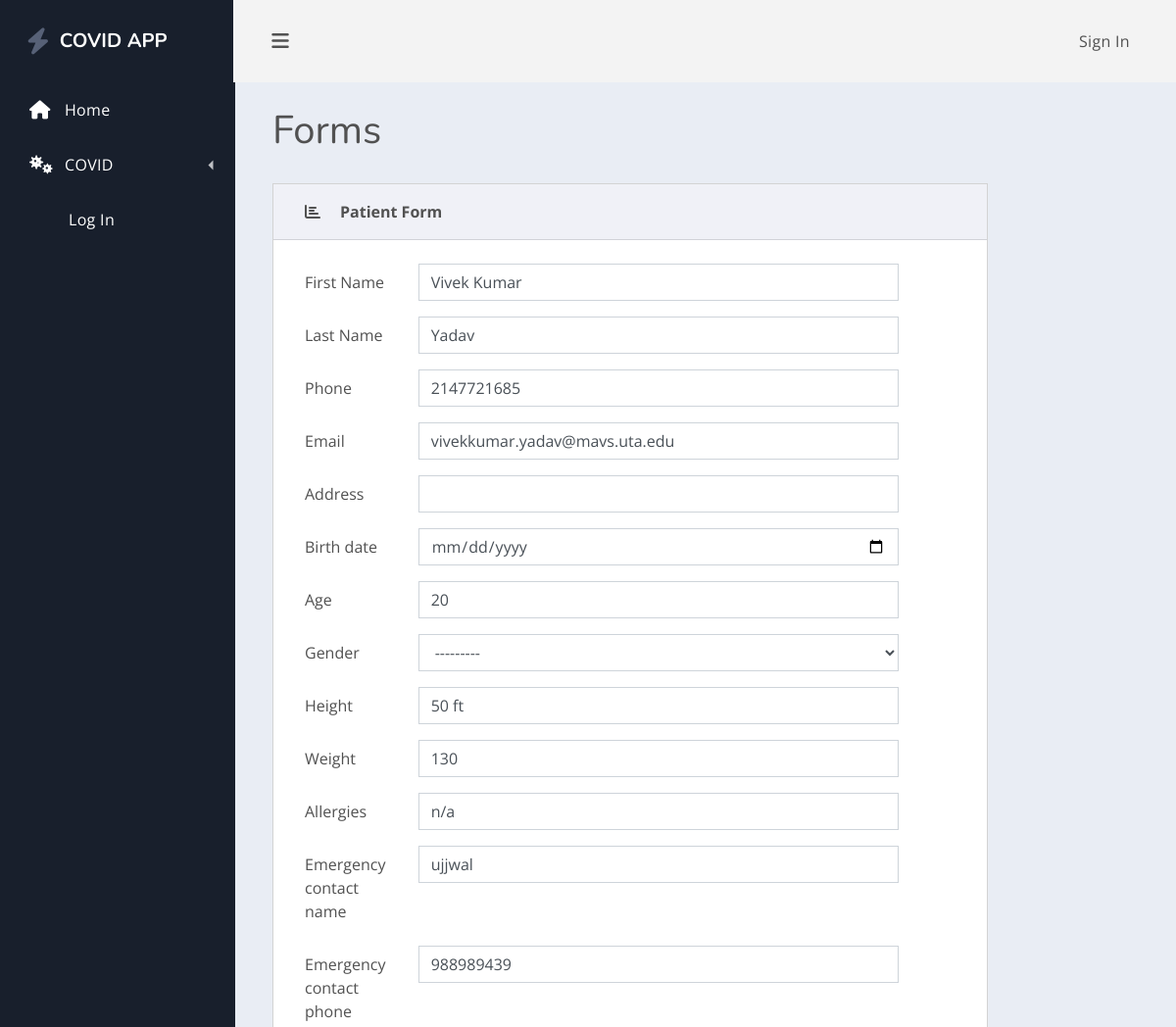
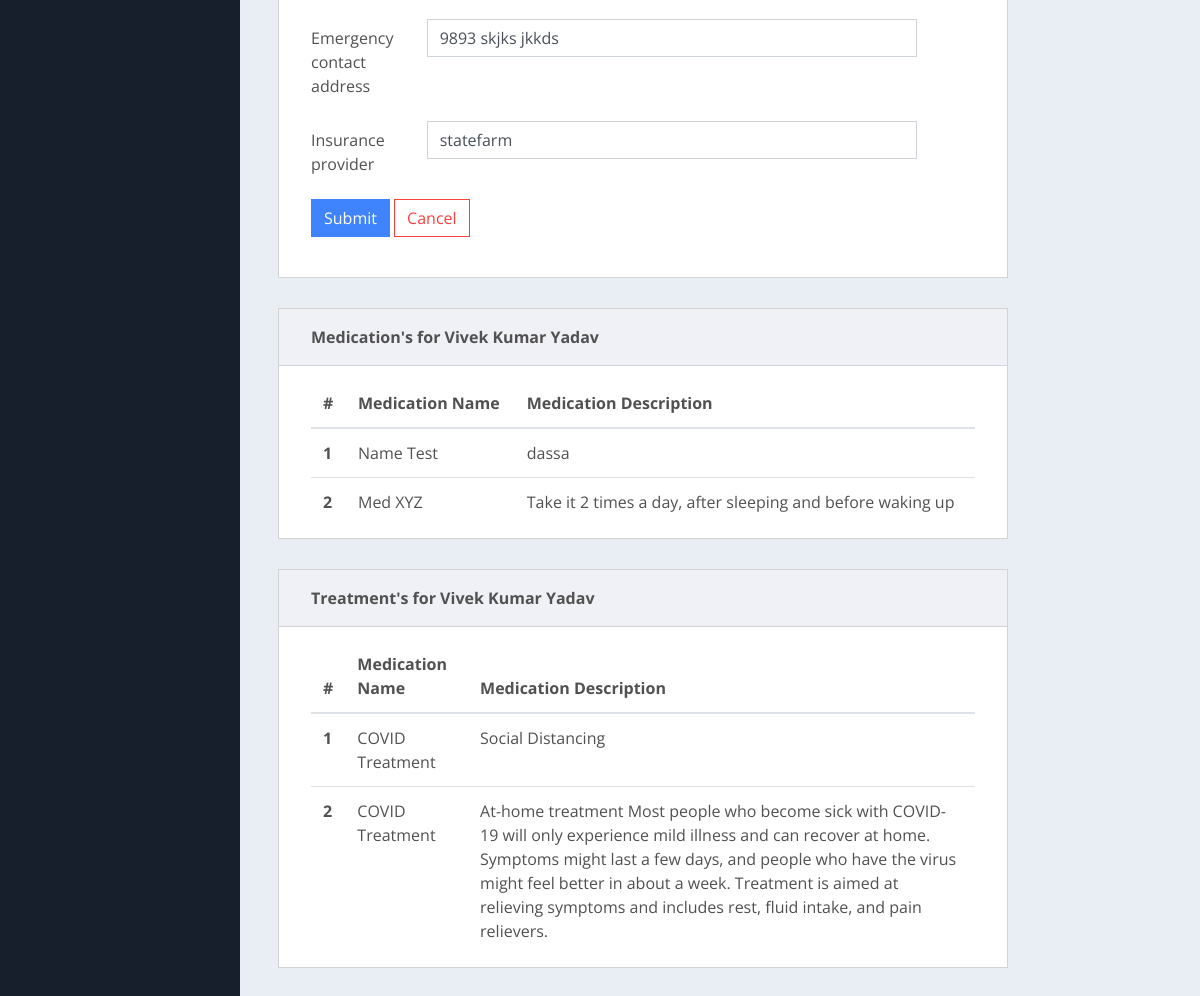
Before: /edit_patient/2/ with the older database file (2 pictures, top to bottom).
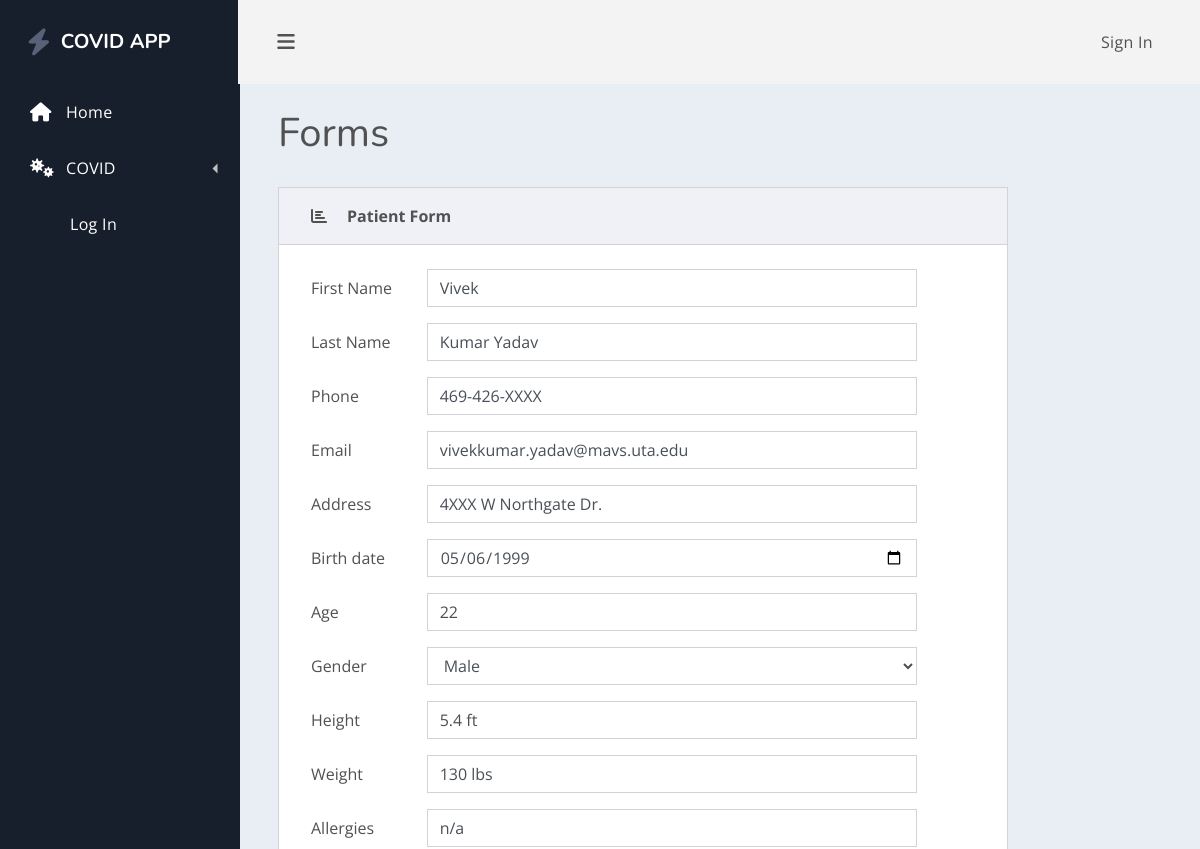
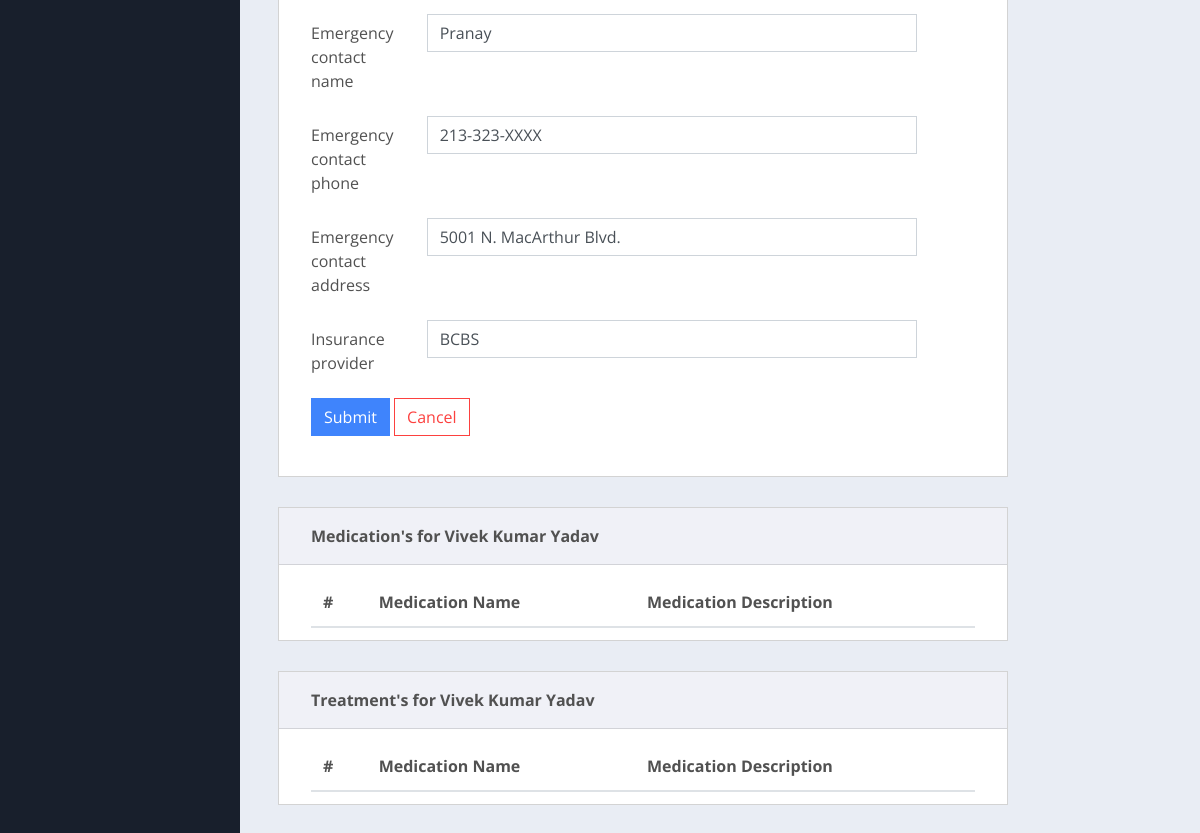
After: the same page with the newer database file (2 pictures, top to bottom).
### healthcare/models.py (models this page shows, shortened)
class Patient(models.Model):
    GENDER_CHOICES = [('M', 'Male'), ('F', 'Female'), ('O', 'Other'),('NA', 'I do not wish to say')]
    user = models.OneToOneField(User, null=True,blank=True, on_delete=models.CASCADE)
    first_Name = models.CharField(max_length= 200, null= True)
    last_Name = models.CharField(max_length= 200, null= True)
    phone = models.CharField(max_length= 200, null= True)
    email = models.CharField(max_length=200, null= True)
    address = models.CharField(max_length=500, null= True)
    date_created = models.DateField(auto_now_add = True)
    birth_date = models.DateField(blank= True)
    age = models.DecimalField(decimal_places=0, max_digits=50, null=True)
    gender = models.CharField(max_length=2, choices=GENDER_CHOICES, blank= True)
    height = models.CharField(max_length=10, default='0.00 ft')
    weight = models.CharField(max_length=10, default='0.00 lbs')
    allergies = models.CharField(max_length=200, null=True)
    emergency_contact_name = models.CharField(max_length=200, null=True)
    emergency_contact_phone = models.CharField( max_length=200, null=True)
    emergency_contact_address = models.CharField(max_length=200, null=True)
    insurance_provider = models.CharField(max_length=200, null=True)
    def __str__(self):
        if (self.first_Name and self.last_Name):
            display = (self.first_Name + " " + self.last_Name)
        else:
            display = str(self.date_created)
        return display

class AssignMed(models.Model):
      patient = models.ForeignKey(Patient,on_delete=models.CASCADE)
      medication = models.ForeignKey(Medication,on_delete=models.CASCADE)
      class Meta:
          ordering = ['medication']

class Medication(models.Model):
    name =  models.CharField(max_length= 200, null= True)
    description =  models.TextField()
    def __str__(self):
        return self.name

class AssignTreatment(models.Model):
    patient = models.ForeignKey(Patient, on_delete=models.CASCADE)
    treatment = models.ForeignKey(Treatment, on_delete=models.CASCADE)
    class Meta:
        ordering = ['treatment']

class Treatment(models.Model):
    name = models.CharField(max_length= 200, null= True)
    description = models.TextField()
    def __str__(self):
        return self.name

### healthcare/views.py (the view)
# urls.py: path('edit_patient/<str:pk>/', views.editPatient, name="editPatient"),
def editPatient(request,pk):
    patient = Patient.objects.get(id = pk)
    patientMeds = patient.assignmed_set.all()
    patientTreatments = patient.assigntreatment_set.all()
    assignMedForm = AssignMedForm()
    assignTreatmentForm = AssignTreatmentForm()
    form = PatientForm(instance = patient)
    context = {'form': form, 'patient': patient, 'patientMeds':patientMeds, 'patientTreatments': patientTreatments,
               'assignMedForm':assignMedForm,'assignTreatmentForm':assignTreatmentForm }
    if request.method == 'POST':
        form = PatientForm(request.POST, instance=patient)
        if form.is_valid():
            form.save()
            messages.success(request,'Patient profile updated')
            return HttpResponseRedirect(request.path_info)
    return render(request, 'healthcare/patientForm.html', context)

### healthcare/forms.py
class PatientForm(ModelForm):
    class Meta:
        model = Patient
        fields = '__all__'
        exclude = ['user']
        widgets = {'birth_date' : DateInput}

class AssignMedForm(ModelForm):
    class Meta:
        model = AssignMed
        fields = '__all__'

### healthcare/templatetags/myfilters.py (called while the page is built)
@register.filter(name='addclass')
def addclass(value, arg):
    return value.as_widget(attrs={'class': arg})

### healthcare/templates/healthcare/patientForm.html (shortened to what this page needs)
{% extends 'healthcare/main.html' %}
{% block content %}
    {% load myfilters %}
    <main class="dash-content">
        <div class="container-fluid">
            <h1 class="dash-title">Forms</h1>
            <div class="row">
                <div class="col-xl-10">
                    <div class="card spur-card">
                        <div class="card-header">
                            <div class="spur-card-icon">
                                <i class="fas fa-chart-bar"></i>
                            </div>
                            <div class="spur-card-title"> Patient Form </div>
                        </div>
                        <div class="card-body ">
                            <form method="POST" action="">
                                {%  for field  in form %}
                                    <div class="form-group row">
                                        <label  class="col-sm-2 col-form-label">{{ field.label }}</label>
                                        <div class="col-sm-9">
                                            {{ field |addclass:'form-control' }}
                                        </div>
                                    </div>
                                {% endfor %}
                                <div class="form-group row">
                                    <div class="col-sm-9">
                                        <button type="submit" class="btn btn-primary">Submit</button>
                                        <a  class="btn btn-outline-danger" href="{% url 'editPatient' patient.id %}">Cancel</a>
                                    </div>
                                </div>
                            </form>
                        </div>
                    </div>
                </div>
            </div>
            {%  include 'healthcare/viewMedTreatment.html' %}
        </div>
    </main>
{% endblock %}

### healthcare/templates/healthcare/main.html (shortened to what this page needs)
{% load static %}
<!doctype html>
<html lang="en">
<head>
    <link rel="stylesheet" href="https://use.fontawesome.com/releases/v5.4.1/css/all.css">
    <link rel="stylesheet" href="{% static 'css/spur.css'%}">
</head>
<body>
<div class="dash">
    {% include 'healthcare/nav.html' %}
    <div class="dash-app">
        <header class="dash-toolbar">
            <a href="#!" class="menu-toggle">
                <i class="fas fa-bars"></i>
            </a>
            <div class="tools">
                {% if user.is_authenticated %}
                    <div class="dropdown tools-item">
                        <a href="#" class="" id="dropdownMenu1" data-toggle="dropdown" aria-haspopup="true" aria-expanded="false">
                            <i class="fas fa-user"></i>
                        </a>
                        <div class="dropdown-menu dropdown-menu-right" aria-labelledby="dropdownMenu1">
                            {% if not user.is_staff  %}
                                <a class="dropdown-item" href="{%  url 'editPatient' patient.id %}">Profile</a>
                            {% endif %}
                            <a class="dropdown-item" href=" {%  url 'logout' %}">Logout</a>
                        </div>
                    </div>
                {% else %}
                    <nav class="dash-nav-list">
                        <a href="{% url 'login' %}" class="dash-nav-item">Sign In </a>
                    </nav>
                {% endif %}
            </div>
        </header>
        {% block content %}
        {% endblock %}
</body>
</html>

### healthcare/templates/healthcare/nav.html (shortened to what this page needs)
<div class="dash-nav dash-nav-dark">
    <header>
        <a href="{% url 'home' %}" class="spur-logo"><i class="fas fa-bolt"></i>COVID APP</a>
    </header>
    <nav class="dash-nav-list">
        <a href="{% url 'home' %}" class="dash-nav-item">
            <i class="fas fa-home"></i> Home </a>
        <div class="dash-nav-dropdown">
            <a href="#!" class="dash-nav-item dash-nav-dropdown-toggle">
                <i class="fas fa-viruses"></i> COVID </a>
        </div>
        {% if user.is_authenticated %}
            <a href="{% url 'logout' %}" class="dash-nav-item">
                </i> Log Out </a>
        {% else %}
            <a href="{% url 'login' %}" class="dash-nav-item">
                </i> Log In </a>
        {% endif %}
    </nav>
</div>

### healthcare/templates/healthcare/viewMedTreatment.html
<div class="row">
    <div class="col-xl-10">
        <div class="card spur-card">
            <div class="card-header">
                <div class="spur-card-title">Medication's for {{ patient }} </div>
            </div>
            <div class="card-body ">
                <table class="table table-hover table-in-card">
                    <thead>
                    <tr>
                        <th scope="col">#</th>
                        <th scope="col">Medication Name</th>
                        <th scope="col">Medication Description</th>
                    </tr>
                    </thead>
                    <tbody>
                    {% for patientMed in patientMeds %}
                        <tr>
                            <th scope="row"> {{ forloop.counter }}</th>
                            <td>{{ patientMed.medication }}</td>
                            <td>
                                {{ patientMed.medication.description }}
                            </td>
                        </tr>
                    {% endfor %}
                    </tbody>
                </table>
            </div>
        </div>
    </div>
</div>
<div class="row">
    <div class="col-xl-10">
        <div class="card spur-card">
            <div class="card-header">
                <div class="spur-card-title">Treatment's for {{ patient }} </div>
            </div>
            <div class="card-body ">
                <table class="table table-hover table-in-card">
                    <thead>
                    <tr>
                        <th scope="col">#</th>
                        <th scope="col">Medication Name</th>
                        <th scope="col">Medication Description</th>
                    </tr>
                    </thead>
                    <tbody>
                    {% for patientTreatment in patientTreatments %}
                        <tr>
                            <th scope="row"> {{ forloop.counter }}</th>
                            <td>{{ patientTreatment.treatment }}</td>
                            <td>
                                {{ patientTreatment.treatment.description }}
                            </td>
                        </tr>
                    {% endfor %}
                    </tbody>
                </table>
            </div>
        </div>
    </div>
</div>

Changed rows visible on the page:
removed AssignMed: medication "Name Test", medication.description "dassa"
removed AssignMed: medication "Med XYZ", medication.description "Take it 2 times a day, after sleeping and before waking up"
removed AssignTreatment: treatment "COVID Treatment", treatment.description "Social Distancing"
removed AssignTreatment: treatment "COVID Treatment", treatment.description "At-home treatment Most people who become sick with COVID-19 will only experience mild illness and can recover at home. Symptoms might last a few days, and people who have the virus might feel better in about a week. Treatment is aimed at relieving symptoms and includes rest, fluid intake, and pain relievers."
changed Patient "Vivek Kumar Yadav": first_Name "Vivek Kumar" → "Vivek"; last_Name "Yadav" → "Kumar Yadav"; phone "2147721685" → "469-426-XXXX"; address (not shown) → "4XXX W Northgate Dr."; birth_date (not shown) → "05/06/1999"; age "20" → "22"; gender "---------" → "Male"; height "50 ft" → "5.4 ft"; weight "130" → "130 lbs"; emergency_contact_name "ujjwal" → "Pranay"; emergency_contact_phone "988989439" → "213-323-XXXX"; emergency_contact_address "9893 skjks jkkds" → "5001 N. MacArthur Blvd."; insurance_provider "statefarm" → "BCBS"
